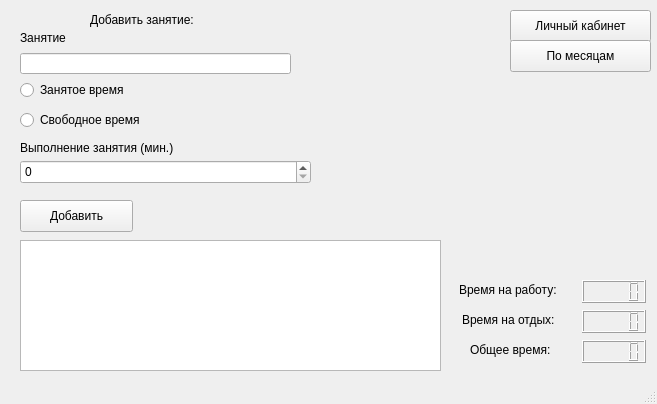
<?xml version="1.0" encoding="UTF-8"?>
<ui version="4.0">
 <class>MainWindow</class>
 <widget class="QMainWindow" name="MainWindow">
  <property name="geometry">
   <rect>
    <x>0</x>
    <y>0</y>
    <width>657</width>
    <height>404</height>
   </rect>
  </property>
  <property name="windowTitle">
   <string>Main_window</string>
  </property>
  <widget class="QWidget" name="centralwidget">
   <widget class="QPushButton" name="pushButton">
    <property name="geometry">
     <rect>
      <x>510</x>
      <y>10</y>
      <width>141</width>
      <height>32</height>
     </rect>
    </property>
    <property name="text">
     <string>Личный кабинет</string>
    </property>
   </widget>
   <widget class="QLineEdit" name="lineEdit">
    <property name="geometry">
     <rect>
      <x>20</x>
      <y>53</y>
      <width>271</width>
      <height>21</height>
     </rect>
    </property>
   </widget>
   <widget class="QSpinBox" name="task_time">
    <property name="geometry">
     <rect>
      <x>20</x>
      <y>160</y>
      <width>291</width>
      <height>24</height>
     </rect>
    </property>
   </widget>
   <widget class="QPushButton" name="pushButton_3">
    <property name="geometry">
     <rect>
      <x>20</x>
      <y>200</y>
      <width>113</width>
      <height>32</height>
     </rect>
    </property>
    <property name="text">
     <string>Добавить</string>
    </property>
   </widget>
   <widget class="QLabel" name="label">
    <property name="geometry">
     <rect>
      <x>90</x>
      <y>10</y>
      <width>121</width>
      <height>20</height>
     </rect>
    </property>
    <property name="font">
     <font>
      <weight>50</weight>
      <italic>false</italic>
      <bold>false</bold>
      <stylestrategy>PreferDefault</stylestrategy>
     </font>
    </property>
    <property name="text">
     <string>Добавить занятие:</string>
    </property>
   </widget>
   <widget class="QLabel" name="label_2">
    <property name="geometry">
     <rect>
      <x>20</x>
      <y>30</y>
      <width>60</width>
      <height>16</height>
     </rect>
    </property>
    <property name="text">
     <string>Занятие</string>
    </property>
   </widget>
   <widget class="QLabel" name="label_3">
    <property name="geometry">
     <rect>
      <x>20</x>
      <y>140</y>
      <width>181</width>
      <height>16</height>
     </rect>
    </property>
    <property name="text">
     <string>Выполнение занятия (мин.)</string>
    </property>
   </widget>
   <widget class="QLCDNumber" name="lcdNumber">
    <property name="geometry">
     <rect>
      <x>582</x>
      <y>340</y>
      <width>64</width>
      <height>23</height>
     </rect>
    </property>
   </widget>
   <widget class="QLCDNumber" name="lcdNumber_2">
    <property name="geometry">
     <rect>
      <x>582</x>
      <y>310</y>
      <width>64</width>
      <height>23</height>
     </rect>
    </property>
   </widget>
   <widget class="QRadioButton" name="radioButton">
    <property name="geometry">
     <rect>
      <x>20</x>
      <y>80</y>
      <width>121</width>
      <height>20</height>
     </rect>
    </property>
    <property name="text">
     <string>Занятое время</string>
    </property>
   </widget>
   <widget class="QRadioButton" name="radioButton_2">
    <property name="geometry">
     <rect>
      <x>20</x>
      <y>110</y>
      <width>141</width>
      <height>20</height>
     </rect>
    </property>
    <property name="text">
     <string>Свободное время</string>
    </property>
   </widget>
   <widget class="QLCDNumber" name="lcdNumber_3">
    <property name="geometry">
     <rect>
      <x>582</x>
      <y>280</y>
      <width>64</width>
      <height>23</height>
     </rect>
    </property>
   </widget>
   <widget class="QLabel" name="label_4">
    <property name="geometry">
     <rect>
      <x>459</x>
      <y>280</y>
      <width>111</width>
      <height>20</height>
     </rect>
    </property>
    <property name="text">
     <string>Время на работу:</string>
    </property>
   </widget>
   <widget class="QLabel" name="label_5">
    <property name="geometry">
     <rect>
      <x>462</x>
      <y>310</y>
      <width>111</width>
      <height>20</height>
     </rect>
    </property>
    <property name="text">
     <string>Время на отдых:</string>
    </property>
   </widget>
   <widget class="QLabel" name="label_6">
    <property name="geometry">
     <rect>
      <x>470</x>
      <y>340</y>
      <width>101</width>
      <height>20</height>
     </rect>
    </property>
    <property name="text">
     <string>Общее время:</string>
    </property>
   </widget>
   <widget class="QListWidget" name="listWidget">
    <property name="geometry">
     <rect>
      <x>20</x>
      <y>240</y>
      <width>421</width>
      <height>131</height>
     </rect>
    </property>
   </widget>
   <widget class="QPushButton" name="pushButton_2">
    <property name="geometry">
     <rect>
      <x>510</x>
      <y>40</y>
      <width>141</width>
      <height>32</height>
     </rect>
    </property>
    <property name="text">
     <string>По месяцам</string>
    </property>
   </widget>
  </widget>
  <widget class="QStatusBar" name="statusbar"/>
 </widget>
 <resources/>
 <connections/>
</ui>
